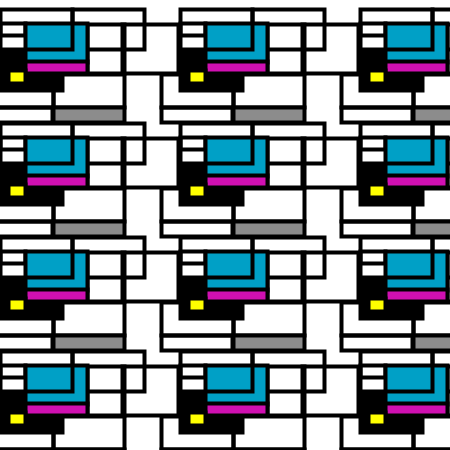
Frame 1 (no input)
Frame 60 (the mouse pressed at the canvas centre just before this capture): identical to frame 1, image omitted
Frame 120 (the mouse held since frame 60 and released just before this capture): identical to frame 1, image omitted

The Processing sketch that drew this single still picture (run headless with seeded random() and noise(); from frame 60 on, the mouse is pressed at the canvas centre):

// Processing sketch: processing_28875
// ── processing_28875.pde

/*
 Kamee Bentley
 17th May 2011
 ART443R
 */
// { imaginary opening code block for global variables
// global variables

int xPos = 225;  // data type | variable name = value
int yPos = 225;

void setup() {  // opening code block
  size(450, 450);

  // local variables
  int stageWidth = width;
  int stageHeight = height;
  println("stageHeight is " + stageHeight);
  //

  background(255, 255, 255);
  smooth();
  stroke(0, 0, 0);
  strokeWeight(4);
  noFill();
}  // closing code block

void draw() {

  background(255, 255, 255);

  xPos = 300;  // update the global variable xPos to 300

    // loop to create each column
  for (int cols = 0; cols < 3; cols++) {
    // nested loop to create rows for each column
    for (int rows = 0; rows < 4; rows++) {
      drawTile(180 * cols, 114 * rows);
    }
  }
}

void drawTile (int xPos, int yPos) {

  rect(xPos-58, yPos+24, 56, 49);//far left square
  rect(xPos+0, yPos +23, 25, 12);//small square
  rect(xPos-19, yPos+74, 72, 33);//left big bottom square
  rect(xPos-19, yPos+107, 71, 15);//left bottom small square 
  rect(xPos+53, yPos+74, 71, 33); //right big bottom square
  rect(xPos+87, yPos+24, 37, 49);//right tall square
  rect(xPos+72, yPos+9, 72, 40);//top right square

  fill (140, 140, 140); // grey square
  rect(xPos+53, yPos+107, 71, 15);// grey square 
  fill(0, 0, 0);//black square
  rect(xPos+0, yPos+50, 62, 40);//black square
  fill (0, 160, 198); //blue square
  rect(xPos+25, yPos+23, 62, 39); //blue square
  fill (208, 16, 177); //purple square
  rect(xPos+25, yPos+61, 62, 12);// purple square
  fill (255, 255, 0); // yellow square
  rect(xPos+8, yPos+70, 17, 13); //yellow square
  noFill();//top square
  rect(xPos+0, yPos+9, 72, 40);//top square left
}
// } imaginary closing code block for global variables
